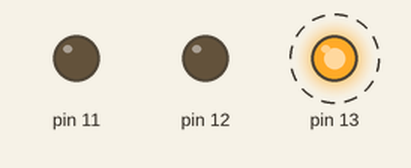
The sketch below on a simulated Arduino Uno, built with avr-gcc and run on an emulated ATmega328P. Parts: output pins drawn as LEDs (lit = HIGH). Dashed ring = blinking.

Above: at 1.05 s.
Timing chart, 0 to 4.0 s (numbered marks = the images above):
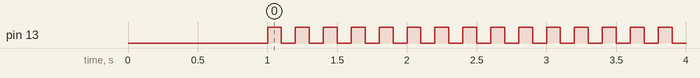

Measured:
- by itself, pin 13: alternates HIGH for 0.10 s and LOW for 0.10 s

The sketch:

A001_Stepper.ino
```cpp
/*
9.1 - controllo stepper motor
*/

void setup() {
  //imposto i pin
  //step
  pinMode(13, OUTPUT);
  //enable
  pinMode(12, OUTPUT);
  //dir
  pinMode(11, OUTPUT);

  //imposto la direzione
  digitalWrite(11, LOW);
  //attivo il driver
  /* Se il motore non gira provare a impostare lo stato a HIGH
  Normalmente il driver Polulu richiede lo stato basso per abilitare il
  driver
   */
  digitalWrite(12, LOW);
  //una pausa prima di partire
  delay(1000);
}

void loop() {
  //cambio lo stato del pin 13 generando impulsi
  digitalWrite(13, !digitalRead(13));
  //diminuendo la pausa aumenta la velocità
  delay(100);
}
```
